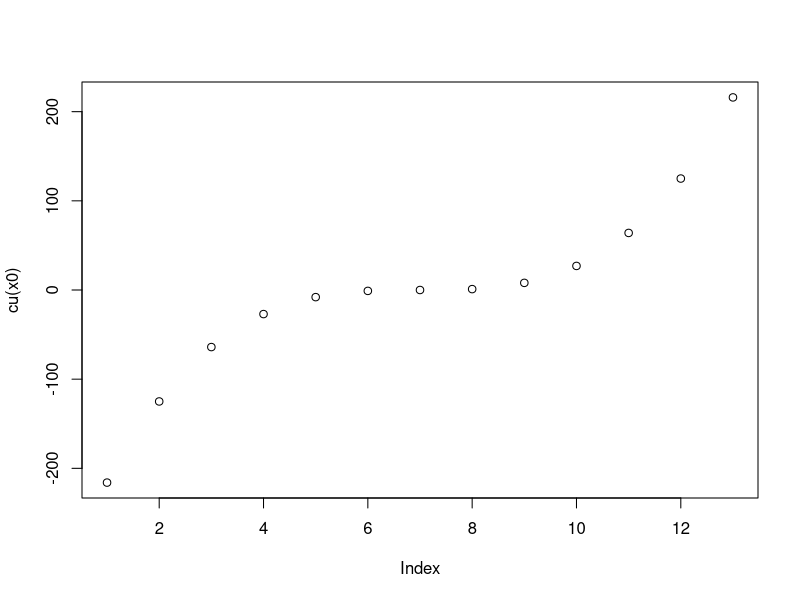

The R source for this figure:
s <- function(x, y)   # "s" es el nombre de la función "suma", los argumentos son "x" e "y".
  {                     # La expresión de la función inicia desde este llaves.
    x + y               # "x + y" es la expresión que R ejecutará¡ y es el "cuerpo" de la función.
  }                     # Esta llave cierra la expresión de la función.
  
s(1,2)                # Introducimos los valores de los argumentos para ejecutar la función.
s(sqrt(2), 4)
s(log(10), -log(2))

hipotenusa <- function(x,y) { sqrt(x^2 + y^2)}       # Creamos la función.  
hipotenusa(3,4)                                      # Probamos la función creada.

cu <- function(x) { x^3 }     # Expresión que R ejecutará.  
x0 <- (-6:6)                  # Creamos el vector de valores iniciales para el argumento x.
cu(x0)                        # Evaluamos la función "c" en el vector de valores iniciales "x0".
plot(cu(x0))                  # Graficamos la función para evaluar la función cúbica creada.

ma <- function(x) { sum(x)/length(x) }  # Creamos la expresión que R ejecutará. 
x <- c(1:10)                            # Creamos el vector x que va de 1 a 10.
ma(x)                                   # Llamamos la función.
mean(x)                                 # Comprobamos mediante la función mean().

vari <- function(x) { sum((x-mean(x))^2)/(length(x)-1) }     # Función varianza.  
x <- c(1:10)                                                   # Vector de datos.
vari(x)                         # Llamamosla función varianza creada.
var(x)                          # Comprobamos si la función devuelve correctamente la varianza de x.
